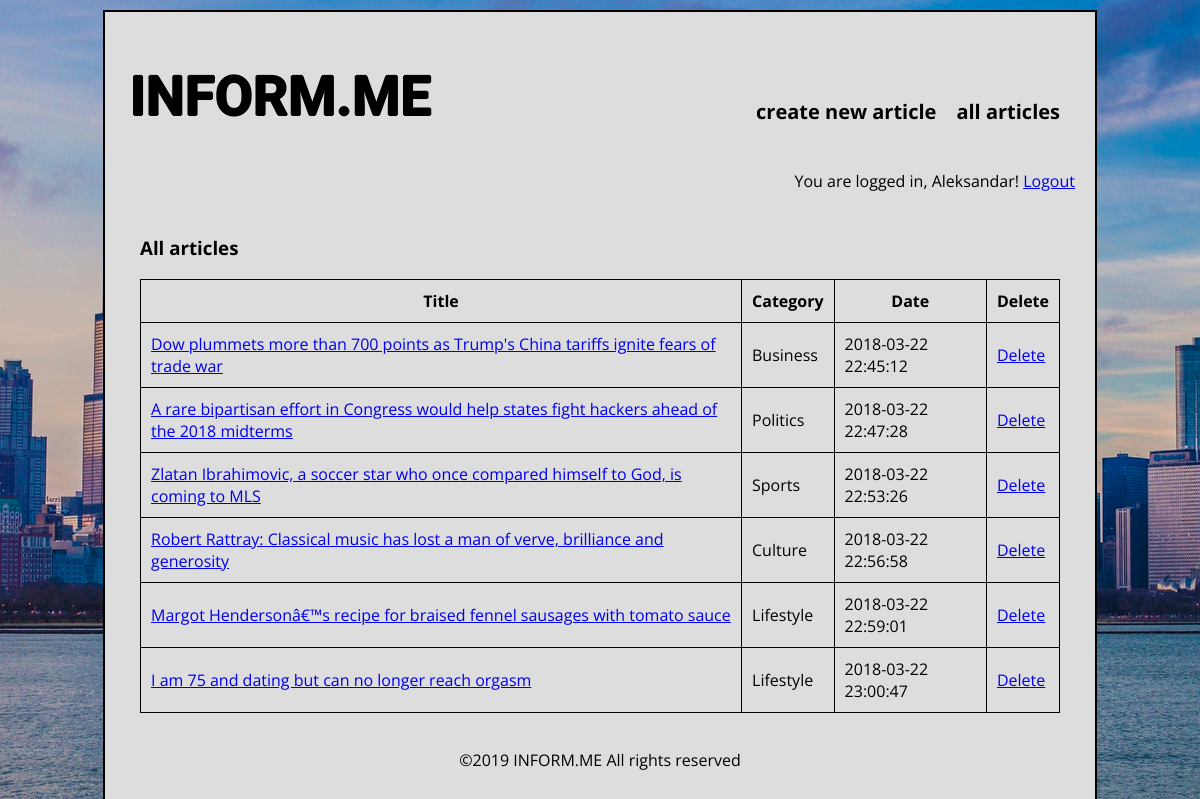
The page /admin_articles.php (signed in) on the database its author committed.
### tables this page shows
CREATE TABLE IF NOT EXISTS `articles` (
  `id` int(11) NOT NULL AUTO_INCREMENT,
  `category` varchar(256) NOT NULL,
  `title` varchar(256) NOT NULL,
  `text` text NOT NULL,
  `image` varchar(1024) NOT NULL,
  `date` datetime NOT NULL,
  PRIMARY KEY (`id`)
);

### admin_articles.php (the view, shortened to what this page needs)
<!DOCTYPE html>
<html>
<head>
	<link href="style.css" rel="stylesheet" type="text/css">
	</head>
<body>
	<div id="wrapper">
		<header>
			<div id="logo">
				<a href="index.php"><h1>INFORM.ME</h1></a>
			</div>
			<nav>
				<ul>
					<li><a href="admin_create.php">create new article</a></li>
					<li>all articles</li>
				</ul>
			</nav>
		<?php session_start(); if(isset($_SESSION['status']) && $_SESSION['status'] == true) { ?>
			<div id="user">
				<span><?php echo "You are logged in, ".$_SESSION['username']."!"; ?></span>
				<a href="admin_logout.php">Logout</a>
			</div>
			<?php } else {
						header("location: admin.php");
					}
			?>
		</header>
		<section>
		<div class="page">
		<h3>All articles</h3>
			<?php
				$conn = mysqli_connect(DB_HOST,DB_USER,DB_PASS,DB_NAME);
				$query = "SELECT * FROM articles";
				$result = mysqli_query($conn, $query);
				if (mysqli_num_rows($result) > 0) {
				?>
				<table>
					<tr>
						<th>Title</th>
						<th>Category</th>
						<th>Date</th>
						<th>Delete</th>
					</tr>
				<?php
					while($row = mysqli_fetch_assoc($result)) {
						echo "<tr>" .
						"<td><a href='page.php?id=".$row['id']."'>".$row['title'] . "</a></td>" .
						"<td>" . $row['category'] . "</td>" .
						"<td>" . $row['date'] . "</td>" .
						"<td>" . "<a href='admin_delete.php?id=" . $row['id'] . "'>Delete</a>" . "</td></tr>";}
				?>
				</table>
				<?php
					} else {
						echo "<section>Database is empty!</section>";
					}
				?>
	</div>
<?php
	include("footer.php");
?>

### style.css (style rules this page uses)
body { margin: 0px; padding: 0px; background-image: url("img/pozadina.jpg"); background-attachment: fixed; font-family: 'Open Sans', sans-serif; }
h1 { font-family: 'Exo 2', sans-serif; text-shadow: -1px 0 #000, 0 1px #000, 1px 0 #000, 0 -1px #000; font-size: 55px; font-weight: 700; }
table, th, td { border: 1px solid black; border-collapse: collapse; padding: 10px; }
#logo a:link, a:visited, a:hover, a:active { text-decoration: none; color: #000; }
#wrapper { width: 960px; margin:10px auto; padding:15px; border: 2px solid #000; background: #DDD; }
header { overflow:hidden; }
#logo { float: left; padding-left: 10px; }
nav { float: right; }
nav ul li { float: left; list-style: none; padding: 55px 20px 0 0; font-weight: bold; font-size: 20px; }
nav a:link, a:visited { text-decoration: none; color: #000; }
#user { clear: both; float: right; padding:5px; }
section { margin:0px; overflow: hidden; }
div .page { padding: 20px; }

### rows shown on the page
articles: title "Dow plummets more than 700 points as Trump's China tariffs ignite fears of trade war", category "Business", date "2018-03-22 22:45:12"
articles: title "A rare bipartisan effort in Congress would help states fight hackers ahead of the 2018 midterms", category "Politics", date "2018-03-22 22:47:28"
articles: title "Zlatan Ibrahimovic, a soccer star who once compared himself to God, is coming to MLS", category "Sports", date "2018-03-22 22:53:26"
articles: title "Robert Rattray: Classical music has lost a man of verve, brilliance and generosity", category "Culture", date "2018-03-22 22:56:58"
articles: title "Margot Hendersonâ€™s recipe for braised fennel sausages with tomato sauce", category "Lifestyle", date "2018-03-22 22:59:01"
articles: title "I am 75 and dating but can no longer reach orgasm", category "Lifestyle", date "2018-03-22 23:00:47"

### other values the page prints
$_SESSION['username'] "Aleksandar"
